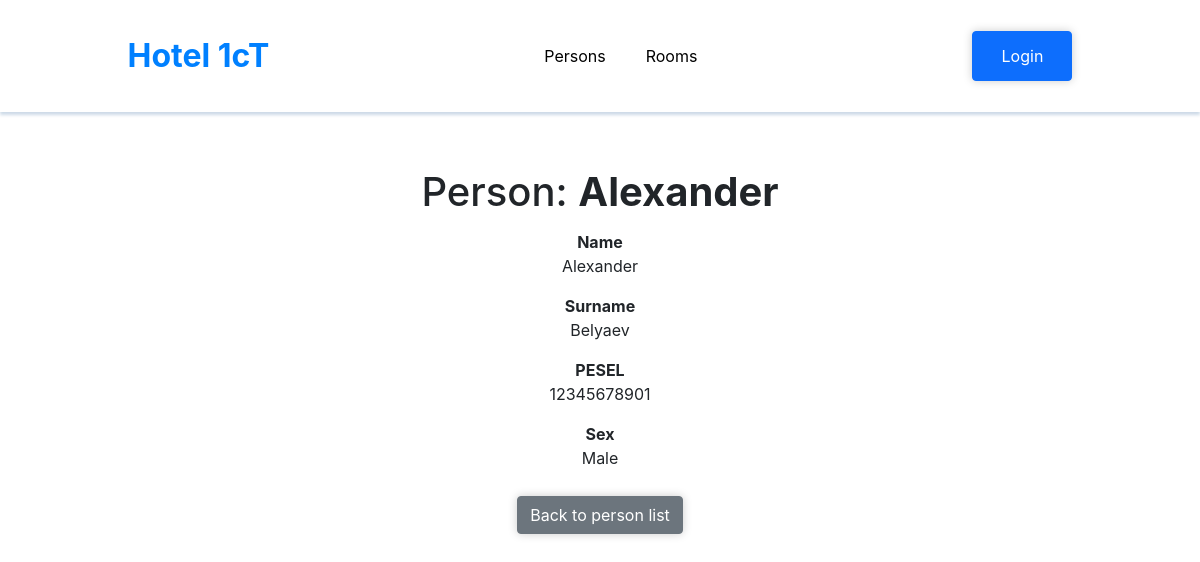
Screenshot of /person/1/ with the database file from the repository.
### hotel/models.py (models this page shows, shortened)
class Person(models.Model):
    name = models.CharField(max_length=255, blank=True)
    surname = models.CharField(max_length=255, blank=True)
    pesel = models.PositiveIntegerField(unique=True)
    MALE = 'Male'
    FEMALE = 'Female'
    N = 'Not selected'
    GENDER_CHOICES = [(MALE, 'Male'), (FEMALE, 'Female'), (N, "I don't want to answer")]
    sex = models.CharField(
        max_length=12,
        choices=GENDER_CHOICES,
        default=N,
    )

### hotel/views.py (the view)
# urls.py: path("person/<int:pk>/", PersonDetailsView.as_view(), name="person_detail"),
class PersonDetailsView(DetailView):
    template_name = 'hotel/person_detail.html'
    model = Person
    context_object_name = 'person'

### hotel/templates/hotel/person_detail.html (shortened to what this page needs)
{% extends 'hotel/base.html' %}
{% block body %}
    <section class="main">
        <h1 style="margin-top: 50px">Person: <strong>{{ person.name }}</strong></h1>
        <div class="base_flex">
            <div class="base_flex"><p style="font-weight: bold; margin: 0">Name</p><p>{{ person.name }}</p></div>
            <div class="base_flex"><p style="font-weight: bold; margin: 0">Surname</p><p>{{ person.surname }}</p></div>
            <div class="base_flex"><p style="font-weight: bold; margin: 0">PESEL</p><p>{{ person.pesel }}</div>
            <div class="base_flex"><p style="font-weight: bold; margin: 0">Sex</p><p>{{ person.sex }}</div>
        </div>
    </section>
    <footer class="main">
        <div>
            <form action="{% url 'hotel:person_list' %}">
                <button class="btn btn-secondary">Back to person list</button>
            </form>
        </div>
    </footer>
{% endblock %}

### rows the page displays
Person: name "Alexander", surname "Belyaev", pesel "12345678901", sex "Male"
